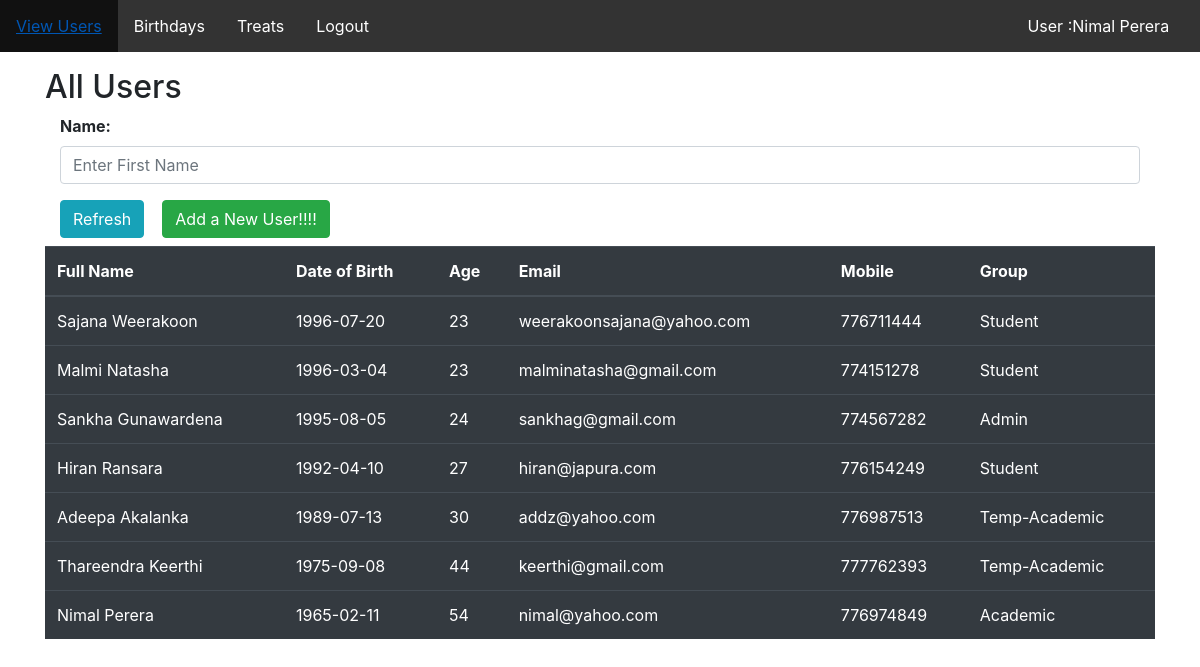
/viewuser.php (signed in), run on the app's committed database.
### tables this page shows
CREATE TABLE IF NOT EXISTS `userdetails` (
  `user_id` int(50) NOT NULL AUTO_INCREMENT,
  `fname` varchar(50) NOT NULL,
  `lname` varchar(50) NOT NULL,
  `pname` varchar(50) NOT NULL,
  `DOB` date NOT NULL,
  `oemail` varchar(50) DEFAULT NULL,
  `pemail` varchar(50) NOT NULL,
  `mobile` int(10) NOT NULL,
  `facebook` varchar(50) DEFAULT NULL,
  `designation` varchar(50) DEFAULT NULL,
  `category` varchar(50) NOT NULL,
  `NIC` varchar(50) NOT NULL,
  `indexNO` varchar(50) DEFAULT NULL,
  `food` varchar(50) NOT NULL,
  `note` varchar(250) DEFAULT NULL,
  PRIMARY KEY (`user_id`)
);

### viewuser.php (the view, shortened to what this page needs)
<?php
$con = mysqli_connect('localhost', 'root', '', 'birthday');
$query = "SELECT * FROM userdetails ORDER BY `userdetails`.`DOB` DESC";
$result = mysqli_query($con, $query);
?>
<!DOCTYPE html>
<html lang="en">
<head>
    <link rel="stylesheet" href="https://stackpath.bootstrapcdn.com/bootstrap/4.3.1/css/bootstrap.min.css"
>
</head>
<body>
<?php
  require_once("navbar.php");
  ?>
    <div class="container" id="alluser" >
        <h2>All Users</h2>
        <?php
    require_once("searchuser.php");
    ?>
        <table class="table table-dark table-hover" id="viewUserTbl">
            <thead>
                <tr>
                    <th>Full Name</th>
                    <th>Date of Birth</th>
                    <th>Age</th>
                    <th>Email</th>
                    <th>Mobile</th>
                    <th>Group</th>
                </tr>
            </thead>
            <tbody>
                <?php
                while($row = mysqli_fetch_assoc($result)){
                    $birthDate = $row['DOB'];
                     $birthDate = explode("-", $birthDate);
                    $age = (date("md", date("U", mktime(0, 0, 0, $birthDate[2], $birthDate[1], $birthDate[0]))) > date("md")
                            ? ((date("Y") - $birthDate[0]) - 0)
                                : (date("Y") - $birthDate[0]));
                echo"<tr>
                    <td style='display:none'>".$row['user_id']."</td>
                    <td>".$row['fname']." ".$row['lname']."</td>
                    <td>".$row['DOB']."</td>
                    <td>".$age."</td>
                    <td>".$row['pemail']."</td>
                    <td>".$row['mobile']."</td>
                    <td>".$row['category']."</td>
                    </tr>";
                }
                ?>
            </tbody>
        </table>
    </div>
</body>
</html>

### data on the page
userdetails: fname "Sajana", lname "Weerakoon", DOB "1996-07-20", DOB "23", pemail "weerakoonsajana@yahoo.com", mobile "776711444", category "Student"
userdetails: fname "Malmi", lname "Natasha", DOB "1996-03-04", DOB "23", pemail "malminatasha@gmail.com", mobile "774151278", category "Student"
userdetails: fname "Sankha", lname "Gunawardena", DOB "1995-08-05", DOB "24", pemail "sankhag@gmail.com", mobile "774567282", category "Admin"
userdetails: fname "Hiran", lname "Ransara", DOB "1992-04-10", DOB "27", pemail "hiran@japura.com", mobile "776154249", category "Student"
userdetails: fname "Adeepa", lname "Akalanka", DOB "1989-07-13", DOB "30", pemail "addz@yahoo.com", mobile "776987513", category "Temp-Academic"
userdetails: fname "Thareendra", lname "Keerthi", DOB "1975-09-08", DOB "44", pemail "keerthi@gmail.com", mobile "777762393", category "Temp-Academic"
userdetails: fname "Nimal", lname "Perera", DOB "1965-02-11", DOB "54", pemail "nimal@yahoo.com", mobile "776974849", category "Academic"

### other printed values
$user "Nimal Perera"
